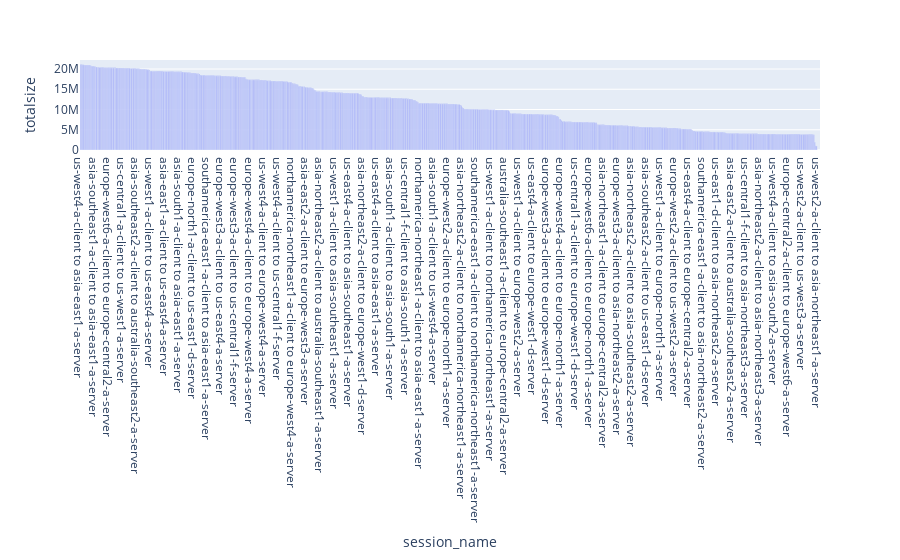

The code cell stored with this chart in its notebook:
### Markdown cell above
<h3>Top Ten Pairs with Most Network Traffic: List pairs with the highest volume of data transfer</h3>

### Code cell
fig = px.bar(intragcpmean,x='session_name',y='totalsize',)
fig.update_layout(xaxis={'categoryorder':'total descending'})

### Figure 1 — Plotly figure (JSON) as saved in the notebook; plotly's stock layout.template omitted (floating-point values rounded to 4 significant figures; data arrays with more than 128 entries replaced by an {"elided": "..."} marker saying what was removed)
{"data": [{"alignmentgroup": "True", "hovertemplate": "session_name=%{x}<br>totalsize=%{y}<extra></extra>", "legendgroup": "", "marker": {"color": "#636efa", "pattern": {"shape": ""}}, "name": "", "offsetgroup": "", "orientation": "v", "showlegend": false, "textposition": "auto", "type": "bar", "x": {"elided": "783 str values"}, "xaxis": "x", "y": {"elided": "783 int values"}, "yaxis": "y"}], "layout": {"barmode": "relative", "legend": {"tracegroupgap": 0}, "margin": {"t": 60}, "xaxis": {"anchor": "y", "categoryorder": "total descending", "domain": [0, 1], "title": {"text": "session_name"}}, "yaxis": {"anchor": "x", "domain": [0, 1], "title": {"text": "totalsize"}}}}
